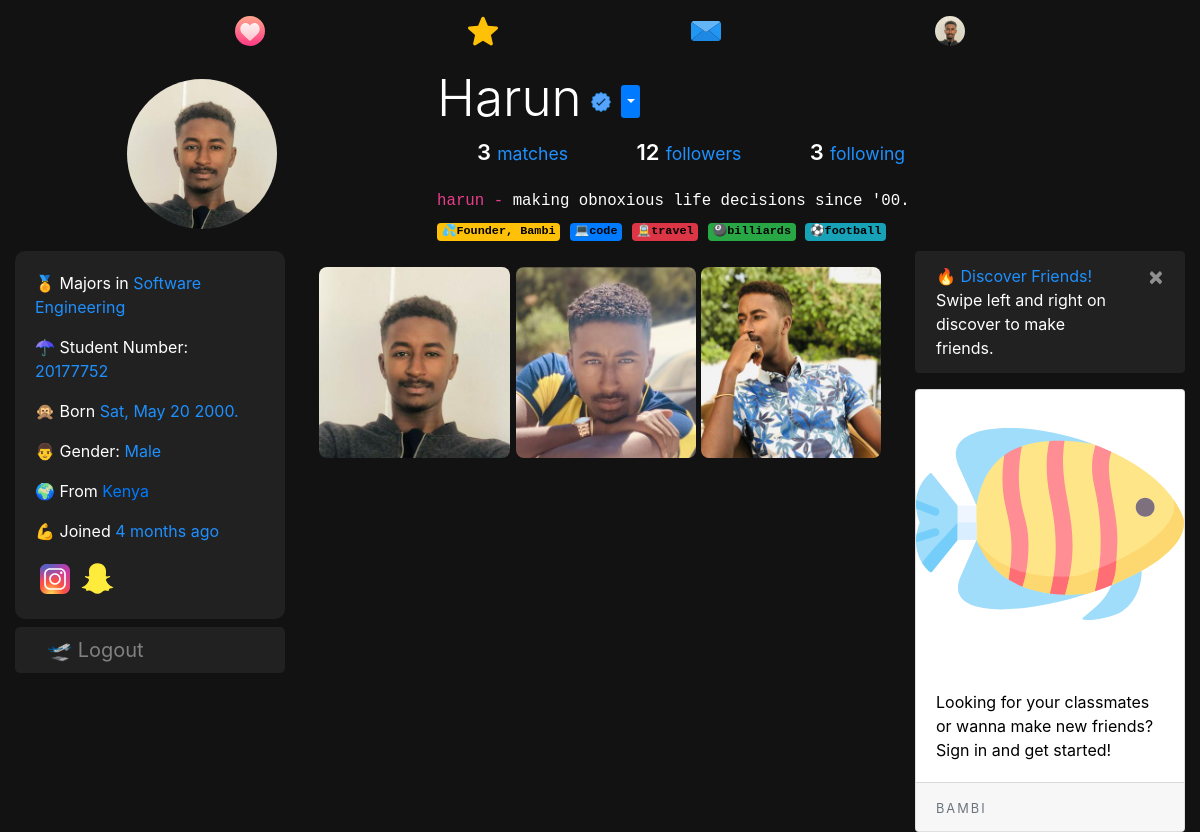
/harun (signed in), run on the app's committed database.
### dating/models.py (models this page shows, shortened)
class User(db.Model, UserMixin):
	id = db.Column(db.Integer, primary_key=True)
	username = db.Column(db.String(20), unique=True, nullable=False)
	email = db.Column(db.String(120), unique=True, nullable=True)
	dp = db.Column(db.String(20), nullable=False, default='default.jpg')
	dp2 = db.Column(db.String(20), nullable=False, default='flip.png')
	dp3 = db.Column(db.String(20), nullable=False, default='plane.png')
	password = db.Column(db.String(60), nullable=False)
	last_seen = db.Column(db.DateTime, default=datetime.utcnow)
	date_joined = db.Column(db.DateTime, nullable=False, default=datetime.utcnow)
	department = db.Column(db.String(20), nullable=False)
	student_number = db.Column(db.Integer(), unique=True, nullable=True)
	age = db.Column(db.DateTime, nullable=False)
	gender = db.Column(db.String(20), nullable=False)
	country = db.Column(db.String(20), default="Cyprus", nullable=True)
	bio = db.Column(db.String(120), nullable=True)
	private = db.Column(db.Boolean, default=False, nullable=False)
	snapchat = db.Column(db.String(20), default="snapchat", nullable=True)
	instagram = db.Column(db.String(20), default="instagram", nullable=True)
	followed = db.relationship(
		'User', secondary=followers,
		primaryjoin=(followers.c.follower_id == id),
		secondaryjoin=(followers.c.followed_id == id),
		backref=db.backref('followers', lazy='dynamic'), lazy='dynamic')
	messages_sent = db.relationship('Message',
									foreign_keys='Message.sender_id',
									backref='author', lazy='dynamic')
	messages_received = db.relationship('Message',
										foreign_keys='Message.recipient_id',
										backref='recipient', lazy='dynamic')
	last_message_read_time = db.Column(db.DateTime)
	def birthday(self):
		if self.age.month == datetime.today().month:
			if self.age.day == datetime.today().day:
				return True
	def is_following(self, user):
		return self.followed.filter(followers.c.followed_id == user.id).count() > 0
	def new_messages(self):
		last_read_time = self.last_message_read_time or datetime(1900, 1, 1)
		return Message.query.filter_by(recipient=self).filter(
			Message.timestamp > last_read_time).count()

### dating/routes.py (the view)
@app.route("/<string:username>", methods=['GET', 'POST'])
@login_required
def user_posts(username):
	username = username.lower()
	if current_user.is_authenticated:
		form = UpdateAccountForm()
		if form.validate_on_submit():
			if form.picture.data:
				pic = profile_img(form.picture.data)
				current_user.dp = pic
			if form.picture2.data:
				pic2 = profile_img(form.picture2.data)
				current_user.dp2 = pic2
			if form.picture3.data:
				pic3 = profile_img(form.picture3.data)
				current_user.dp3 = pic3
			current_user.username = form.username.data.lower()
			if form.email.data:
				current_user.email = form.email.data
			current_user.snapchat = form.snapchat.data
			current_user.instagram = form.instagram.data
			current_user.department = form.department.data
			if form.student_number.data:
				current_user.student_number = form.student_number.data
			current_user.country = form.country.data
			current_user.age = form.age.data
			current_user.bio = form.bio.data
			current_user.private = form.private.data
			db.session.commit()
			flash('Your Account has been updated', 'success')
			return redirect(url_for('user_posts', username=current_user.username))
		elif request.method == 'GET':
			form.username.data = current_user.username
			form.email.data = current_user.email
			form.snapchat.data = current_user.snapchat
			form.instagram.data = current_user.instagram
			form.department.data = current_user.department
			form.student_number.data = current_user.student_number
			form.country.data = current_user.country
			form.age.data = current_user.age
			form.bio.data = current_user.bio
			form.private.data = current_user.private
		dp = url_for('static', filename='profile_pics/' + current_user.dp)
		user = User.query.filter_by(username=username).first_or_404()
		users = User.query.all()
		mutual = 0
		for person in user.followers:
			if user.is_following(person):
				mutual += 1
		return render_template('user_posts.html', user=user, users=users, mutual=mutual, title=user.username.title(), dp=dp, form=form)
	user = User.query.filter_by(username=username).first_or_404()
	return render_template('user_posts.html', user=user, title=user.username.title())

### dating/models.py (called while the page is built)
@login_manager.user_loader
def load_user(user_id):
	return User.query.get(int(user_id))

### dating/routes.py (called while the page is built)
@app.before_request
def before_request():
	if current_user.is_authenticated:
		current_user.last_seen = datetime.utcnow()
		db.session.commit()

### dating/templates/user_posts.html (shortened to what this page needs)
{% extends "layout.html" %}
{% block content %}
<div class="container-fluid">
  <section style="padding-top: 5px;">
    <div class="profile">
      <div class="profile-image">
        <img src="{{ url_for('static', filename='profile_pics/' + user.dp) }}" alt="" class="profile-thumbnail" style="width:150px;height:150px;">
      </div>
      <div class="profile-user-settings" style="display:flex;">
        <h2 class="profile-user-name">{{user.username.title()}}
          {% if user.username in ["harun" , "bambi"] %}
          <img src="{{ url_for('static', filename='resources/' + 'verified.svg') }}" style="width:20px;height:20px;margin-left: -5px;" title="Verified">
          {% endif %}
        </h2>
        {% if current_user.is_authenticated %}
        <div class="dropdown" style="margin:auto 10px;">
              <button class="btn  btn-sm btn-primary dropdown-toggle" type="button" id="dropdownMenuButton" data-toggle="dropdown" aria-haspopup="true" aria-expanded="false" style="padding-left:2px;">
              </button>
          </div>
          {% endif %}
      </div>
      <div class="profile-stats">
        <ul>
          <li style="font-size:22px;" {% if user == current_user %} data-toggle="modal" data-target="#mutual" {% endif %}><span class="profile-stat-count">{{mutual}}</span> <small>matches</small></li>
          <li style="font-size: 22px;" {% if user == current_user %} data-toggle="modal" data-target="#followers" {% endif %}><span class="profile-stat-count">{{ user.followers.count() }}</span> <small>followers</small></li>
          <li style="font-size: 22px;" {% if user == current_user %} data-toggle="modal" data-target="#following" {% endif %}><span class="profile-stat-count">{{ user.followed.count() }}</span> <small>following</small></li>
        </ul>
      </div>
      <div class="profile-bio">
        <p class="mb-2" style="font-size:18px;">
            <code>{{user.username}} - </code>
            {% if user.bio %}
            <code style="color:#fff;">{{user.bio}}</code>
            {% else %}
            <code style="color:#fff;">hey there, lets be friends 🤗</code>
            {%endif%}
            <br>
            {% if user.username == 'harun' %}
              <code>
              <a class="badge badge-warning" style="color:#000;">💦Founder, Bambi</a>
              <a class="badge badge-primary" style="color:#000;">💻code</a>
              <a class="badge badge-danger" style="color:#000;">🚊travel</a>
              <a class="badge badge-success" style="color:#000;">🎱billiards</a>
              <a class="badge badge-info" style="color:#000;">⚽football</a>
              </code>
            {% endif %}
        </p>
      </div>
    </div>
</section>
  <div class="row">
    <div class="col-lg-3">
    <div class="about mb-2" style="color:#fff;background:#212121;border-radius:10px;">
    <div class="card-body">
      <p> 🏅 Majors in <span>{{user.department}}</span></p>
      {% if user.student_number %}
      <p> ☂ Student Number: <span>{{user.student_number}}</span></p>
      {% endif %}
      <p> 🙊 Born
        <span>
          {% if current_user.is_authenticated %}
            {{user.age.strftime('%a, %b %d %Y.')}}
          {% else %}
            {{user.age.strftime(' %b %d. ')}}
          {% endif %}
        </span></p>
      <p> {% if user.gender == 'male' %} 👨 {% else %}👩 {% endif %} Gender: <span>{{user.gender.title()}}</span></p>
      {% if user.country %}
      <p> 🌍 From <a href="https://www.google.com/maps?q={{user.country.title()}}" target="_blank">
      {{user.country.title()}}</a></p>
      {% endif %}
      <p> 💪 Joined <span>{{ moment(user.date_joined).fromNow() }}</span></p>
      {% if user.instagram and user.instagram != "instagram"  %}
        <a href="https://www.instagram.com/{{user.instagram}}"><img src="{{ url_for('static', filename='resources/' + 'instagram.svg') }}" style="width:40px;height:40px;"></a>
      {% endif %}
      {% if user.snapchat and user.snapchat != "snapchat"  %}
        <a href="https://www.snapchat.com/add/{{user.snapchat}}"><img src="{{ url_for('static', filename='resources/' + 'snapchat.svg') }}" style="width:35px;height:35px;"></a>
      {% endif %}
    </div>
  </div>
  <div class="mt-2 mb-2 d-none d-lg-block" style="background:#212121;padding:8px 8px 8px 32px;font-size:20px;display:block;border-radius:5px;">
        <a href="{{ url_for('logout') }}" style="text-decoration:none;color:#818181;"> 🛫 Logout</a>
        </div>
</div>
    <div class="col-lg-6">
      <div class="row mt-3 ml-1 mr-1">
        <img src="{{ url_for('static', filename='profile_pics/' + user.dp) }}" alt="dp" class="profile-thumbnail" style="width:34%;max-height:400px;margin-right:1%;border-radius:8px;">
        <img src="{{ url_for('static', filename='profile_pics/' + user.dp2) }}" alt="dp2" class="profile-thumbnail" style="width:32%;max-height:400px;margin-right:1%;border-radius:8px;">
        <img src="{{ url_for('static', filename='profile_pics/' + user.dp3) }}" alt="dp3" class="profile-thumbnail" style="width:32%;max-height:400px;border-radius:8px;">
      </div>
</div>
    <div class="col-lg-3 d-none d-lg-block">
      {% if current_user.is_authenticated %}
      <div class="alert alert-success alert-dismissible fade show dark-theme" role="alert">
        <a href="{{ url_for('discover') }}"  style="color:#fff;text-decoration: none">
      <span style="color:#1e90ff;">🔥 Discover Friends!</span> Swipe left and right on discover to make friends.</a>
        <button type="button" class="close" data-dismiss="alert" aria-label="Close">
          <span aria-hidden="true">&times;</span>
        </button>
      </div>
      <div class="card" style="color:#000;">
      <img class="card-img-top" src="{{ url_for('static', filename='resources/' + 'logo.svg') }}" alt="logo">
      <div class="card-body">
        <p class="card-text">Looking for your classmates or wanna make new friends? Sign in and get started!</p>
      </div>
      <div class="card-footer">
        <small class="text-muted logo">BAMBI</small>
      </div>
    </div>
    {% endif %}
</div>
      </div>
{% endblock content %}

### dating/templates/layout.html (shortened to what this page needs)
<!doctype html>
<html lang="en">
  <head>
    <link rel="stylesheet" href="https://stackpath.bootstrapcdn.com/bootstrap/4.3.1/css/bootstrap.min.css">
    <link rel="stylesheet" type="text/css" href="{{ url_for('static', filename='main.css') }}">
  </head>
  <body>
<nav class="navbar navbar-expand-md navbar-dark sticky-top justify-content-center d-none d-lg-block">
   <ul class="nav">
    <li {% if '/home' == request.path %}  class="active" {% endif %}>
      <a href="{{url_for('home')}}"><img src="{{ url_for('static', filename='resources/' + 'swipe.svg') }}" style="width:30px;height:30px;"></a>
    </li>
    <li {% if '/discover' == request.path %}  class="active" {% endif %}>
      <a href="{{url_for('discover')}}"><img src="{{ url_for('static', filename='resources/' + 'like.svg') }}" style="width:30px;height:30px;"></a>
    </li>
    <li {% if '/messages' == request.path %}  class="active" {% endif %}>
      <a href="{{url_for('messages')}}">
        <img src="{{ url_for('static', filename='resources/' + 'message.svg') }}" style="width:30px;height:30px;">
      </a>
    </li>
    <li>
      <a href="{{url_for('user_posts', username=current_user.username)}}">
        {% if current_user.is_authenticated %}
          <img src="{{ url_for('static', filename='profile_pics/' + current_user.dp) }}" style="width:30px;height:30px;border-radius:50%">
        {% else %}
        <img src="https://www.flaticon.com/premium-icon/icons/svg/3133/3133799.svg" style="width:30px;height:30px;">
        {% endif %}
      </a>
    </li>
</ul>
</nav>
  {% block content %} {% endblock %}
  </body>
</html>

### dating/static/main.css (style rules this page uses)
body { background:#121212; color:#fff; }
nav { background:#121212; }
.logo { color: #fff; letter-spacing: 2px; }
small { color: #1e90ff; }
.dark-theme { background: #212121; color: #fff; border:1px solid #212121 !important; }

### dating/templates/layout.html (style rules this page uses)
ul.nav { width:80%; margin:0 auto; padding:0; list-style:none; background-color:none; text-align:center; font-family: sans-serif; }
.nav li { display:inline-block; width:25%; margin:0; padding:0; }
.nav a { text-align:center; padding:8px 0 8px 0; margin:0; display:block; text-decoration:none; color: #fff; }
ul.nav li:first-child a { border:none; }
ul.nav li:last-child a { border:none; }

### dating/templates/user_posts.html (style rules this page uses)
*, *::before, *::after { box-sizing: border-box; }
.card-body span { color: #1e90ff; }
ul span { color: #fff; }
section .btn { color: inherit; padding: 5px; cursor: pointer; border:none; outline:none; font-size: 15px; }
.profile::after { content: ""; display: block; clear: both; }
.profile-image { float: left; width: calc(33.333% - 1rem); display: flex; justify-content: center; align-items: center; margin-right: 3rem; }
.profile-image img { border-radius: 50%; margin-top:-10px; }
.profile-user-settings, .profile-stats, .profile-bio { float: left; width: calc(66.666% - 2rem); }
.profile-user-settings { margin-top: 1.1rem; }
.profile-user-name { display: inline-block; font-size: 3.2rem; font-weight: 300; }
.profile-stats { margin-top: 2.3rem; }
.profile-stats li { display: inline-block; font-size: 1.6rem; line-height: 1.5; margin-right: 4rem; cursor: pointer; }
.profile-stats li:last-of-type { margin-right: 0; }
.profile-bio { font-size: 1.6rem; font-weight: 400; line-height: 1.5; margin-top: 2.3rem; }
.profile-real-name, .profile-stat-count, .profile-edit-btn { font-weight: 600; }

### data on the page
User: dp (picture), username "Harun", username "harun", bio "making obnoxious life decisions since '00.", department "Software Engineering", student_number "20177752", age "Sat, May 20 2000.", gender "Male", country "Kenya", date_joined "4 months ago", dp2 (picture), dp3 (picture)

### other printed values
{{ mutual }} "3"
{{ user.followers.count() }} "12"
{{ user.followed.count() }} "3"
